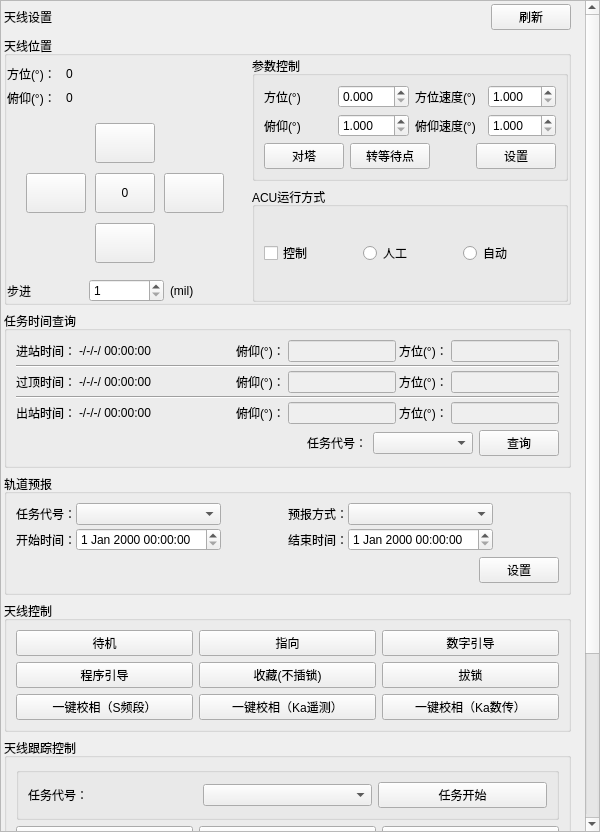
<?xml version="1.0" encoding="UTF-8"?>
<ui version="4.0">
 <class>AntennaControlWidget4426</class>
 <widget class="QWidget" name="AntennaControlWidget4426">
  <property name="geometry">
   <rect>
    <x>0</x>
    <y>0</y>
    <width>600</width>
    <height>832</height>
   </rect>
  </property>
  <property name="minimumSize">
   <size>
    <width>0</width>
    <height>832</height>
   </size>
  </property>
  <property name="maximumSize">
   <size>
    <width>720</width>
    <height>1042</height>
   </size>
  </property>
  <property name="windowTitle">
   <string>Form</string>
  </property>
  <layout class="QVBoxLayout" name="verticalLayout_3">
   <property name="leftMargin">
    <number>0</number>
   </property>
   <property name="topMargin">
    <number>0</number>
   </property>
   <property name="rightMargin">
    <number>0</number>
   </property>
   <property name="bottomMargin">
    <number>0</number>
   </property>
   <item>
    <widget class="QScrollArea" name="scrollArea">
     <property name="minimumSize">
      <size>
       <width>0</width>
       <height>0</height>
      </size>
     </property>
     <property name="horizontalScrollBarPolicy">
      <enum>Qt::ScrollBarAlwaysOff</enum>
     </property>
     <property name="widgetResizable">
      <bool>true</bool>
     </property>
     <widget class="QWidget" name="scrollAreaWidgetContents">
      <property name="geometry">
       <rect>
        <x>0</x>
        <y>-31</y>
        <width>600</width>
        <height>1042</height>
       </rect>
      </property>
      <property name="minimumSize">
       <size>
        <width>600</width>
        <height>1042</height>
       </size>
      </property>
      <property name="maximumSize">
       <size>
        <width>16777215</width>
        <height>16777215</height>
       </size>
      </property>
      <layout class="QVBoxLayout" name="verticalLayout_6">
       <property name="spacing">
        <number>6</number>
       </property>
       <property name="leftMargin">
        <number>3</number>
       </property>
       <property name="topMargin">
        <number>3</number>
       </property>
       <property name="rightMargin">
        <number>30</number>
       </property>
       <property name="bottomMargin">
        <number>6</number>
       </property>
       <item>
        <layout class="QHBoxLayout" name="horizontalLayout_7">
         <item>
          <widget class="QLabel" name="label_title">
           <property name="text">
            <string>天线设置</string>
           </property>
          </widget>
         </item>
         <item>
          <widget class="QLabel" name="statusLabel">
           <property name="text">
            <string/>
           </property>
          </widget>
         </item>
         <item>
          <spacer name="horizontalSpacer_3">
           <property name="orientation">
            <enum>Qt::Horizontal</enum>
           </property>
           <property name="sizeHint" stdset="0">
            <size>
             <width>40</width>
             <height>20</height>
            </size>
           </property>
          </spacer>
         </item>
         <item>
          <widget class="QPushButton" name="soltButton">
           <property name="text">
            <string>刷新</string>
           </property>
          </widget>
         </item>
        </layout>
       </item>
       <item>
        <widget class="QGroupBox" name="groupBox">
         <property name="maximumSize">
          <size>
           <width>16777215</width>
           <height>400</height>
          </size>
         </property>
         <property name="title">
          <string>天线位置</string>
         </property>
         <layout class="QHBoxLayout" name="horizontalLayout_4">
          <property name="leftMargin">
           <number>0</number>
          </property>
          <property name="topMargin">
           <number>0</number>
          </property>
          <property name="rightMargin">
           <number>0</number>
          </property>
          <property name="bottomMargin">
           <number>0</number>
          </property>
          <item>
           <layout class="QHBoxLayout" name="horizontalLayout_2">
            <item>
             <layout class="QVBoxLayout" name="verticalLayout_2">
              <item>
               <layout class="QGridLayout" name="gridLayout_2" columnstretch="0,1">
                <property name="leftMargin">
                 <number>0</number>
                </property>
                <property name="topMargin">
                 <number>9</number>
                </property>
                <property name="horizontalSpacing">
                 <number>10</number>
                </property>
                <item row="0" column="1">
                 <widget class="QLabel" name="acuAzimuthLab">
                  <property name="font">
                   <font>
                    <pointsize>9</pointsize>
                   </font>
                  </property>
                  <property name="text">
                   <string>0</string>
                  </property>
                  <property name="alignment">
                   <set>Qt::AlignLeading|Qt::AlignLeft|Qt::AlignVCenter</set>
                  </property>
                 </widget>
                </item>
                <item row="1" column="0">
                 <widget class="QLabel" name="label_2">
                  <property name="font">
                   <font>
                    <pointsize>9</pointsize>
                   </font>
                  </property>
                  <property name="text">
                   <string>俯仰(°)：</string>
                  </property>
                 </widget>
                </item>
                <item row="0" column="0">
                 <widget class="QLabel" name="label">
                  <property name="font">
                   <font>
                    <pointsize>9</pointsize>
                   </font>
                  </property>
                  <property name="text">
                   <string>方位(°)：</string>
                  </property>
                 </widget>
                </item>
                <item row="1" column="1">
                 <widget class="QLabel" name="acuPitchLab">
                  <property name="font">
                   <font>
                    <pointsize>9</pointsize>
                   </font>
                  </property>
                  <property name="text">
                   <string>0</string>
                  </property>
                  <property name="alignment">
                   <set>Qt::AlignLeading|Qt::AlignLeft|Qt::AlignVCenter</set>
                  </property>
                 </widget>
                </item>
               </layout>
              </item>
              <item>
               <widget class="QWidget" name="widget" native="true">
                <layout class="QGridLayout" name="gridLayout" rowstretch="1,1,1" columnstretch="1,1,1" rowminimumheight="50,50,50" columnminimumwidth="50,50,50">
                 <property name="leftMargin">
                  <number>10</number>
                 </property>
                 <property name="topMargin">
                  <number>5</number>
                 </property>
                 <property name="rightMargin">
                  <number>10</number>
                 </property>
                 <property name="bottomMargin">
                  <number>5</number>
                 </property>
                 <property name="spacing">
                  <number>0</number>
                 </property>
                 <item row="0" column="1">
                  <widget class="QPushButton" name="arrowTopBtn">
                   <property name="sizePolicy">
                    <sizepolicy hsizetype="Expanding" vsizetype="Expanding">
                     <horstretch>0</horstretch>
                     <verstretch>0</verstretch>
                    </sizepolicy>
                   </property>
                   <property name="maximumSize">
                    <size>
                     <width>60</width>
                     <height>40</height>
                    </size>
                   </property>
                   <property name="text">
                    <string/>
                   </property>
                  </widget>
                 </item>
                 <item row="1" column="0">
                  <widget class="QPushButton" name="arrowLeftBtn">
                   <property name="sizePolicy">
                    <sizepolicy hsizetype="Expanding" vsizetype="Expanding">
                     <horstretch>0</horstretch>
                     <verstretch>0</verstretch>
                    </sizepolicy>
                   </property>
                   <property name="maximumSize">
                    <size>
                     <width>60</width>
                     <height>40</height>
                    </size>
                   </property>
                   <property name="text">
                    <string/>
                   </property>
                  </widget>
                 </item>
                 <item row="1" column="2">
                  <widget class="QPushButton" name="arrowRightBtn">
                   <property name="enabled">
                    <bool>true</bool>
                   </property>
                   <property name="sizePolicy">
                    <sizepolicy hsizetype="Expanding" vsizetype="Expanding">
                     <horstretch>162</horstretch>
                     <verstretch>97</verstretch>
                    </sizepolicy>
                   </property>
                   <property name="maximumSize">
                    <size>
                     <width>60</width>
                     <height>40</height>
                    </size>
                   </property>
                   <property name="text">
                    <string/>
                   </property>
                  </widget>
                 </item>
                 <item row="2" column="1">
                  <widget class="QPushButton" name="arrowBottomBtn">
                   <property name="sizePolicy">
                    <sizepolicy hsizetype="Expanding" vsizetype="Expanding">
                     <horstretch>0</horstretch>
                     <verstretch>0</verstretch>
                    </sizepolicy>
                   </property>
                   <property name="maximumSize">
                    <size>
                     <width>60</width>
                     <height>40</height>
                    </size>
                   </property>
                   <property name="text">
                    <string/>
                   </property>
                  </widget>
                 </item>
                 <item row="1" column="1">
                  <widget class="QPushButton" name="zero">
                   <property name="sizePolicy">
                    <sizepolicy hsizetype="Expanding" vsizetype="Expanding">
                     <horstretch>0</horstretch>
                     <verstretch>0</verstretch>
                    </sizepolicy>
                   </property>
                   <property name="maximumSize">
                    <size>
                     <width>60</width>
                     <height>40</height>
                    </size>
                   </property>
                   <property name="text">
                    <string>0</string>
                   </property>
                  </widget>
                 </item>
                </layout>
               </widget>
              </item>
              <item>
               <layout class="QHBoxLayout" name="horizontalLayout">
                <item>
                 <widget class="QLabel" name="label_7">
                  <property name="text">
                   <string>步进</string>
                  </property>
                 </widget>
                </item>
                <item>
                 <widget class="QDoubleSpinBox" name="stepSpinBox">
                  <property name="decimals">
                   <number>0</number>
                  </property>
                  <property name="minimum">
                   <double>1.000000000000000</double>
                  </property>
                  <property name="maximum">
                   <double>100.000000000000000</double>
                  </property>
                  <property name="singleStep">
                   <double>1.000000000000000</double>
                  </property>
                  <property name="value">
                   <double>1.000000000000000</double>
                  </property>
                 </widget>
                </item>
                <item>
                 <widget class="QLabel" name="label_8">
                  <property name="text">
                   <string>(mil)</string>
                  </property>
                 </widget>
                </item>
               </layout>
              </item>
             </layout>
            </item>
            <item>
             <layout class="QVBoxLayout" name="verticalLayout">
              <item>
               <widget class="QGroupBox" name="groupBox_2">
                <property name="minimumSize">
                 <size>
                  <width>0</width>
                  <height>0</height>
                 </size>
                </property>
                <property name="maximumSize">
                 <size>
                  <width>16777215</width>
                  <height>200</height>
                 </size>
                </property>
                <property name="title">
                 <string>参数控制</string>
                </property>
                <layout class="QGridLayout" name="gridLayout_3">
                 <item row="0" column="0">
                  <widget class="QLabel" name="label_3">
                   <property name="text">
                    <string>方位(°)</string>
                   </property>
                  </widget>
                 </item>
                 <item row="0" column="1">
                  <widget class="QDoubleSpinBox" name="acuAzimuthEdit">
                   <property name="decimals">
                    <number>3</number>
                   </property>
                   <property name="maximum">
                    <double>359.000000000000000</double>
                   </property>
                  </widget>
                 </item>
                 <item row="0" column="2">
                  <widget class="QLabel" name="label_5">
                   <property name="text">
                    <string>方位速度(°)</string>
                   </property>
                  </widget>
                 </item>
                 <item row="0" column="3">
                  <widget class="QDoubleSpinBox" name="acuAzimuthSpeedEdit">
                   <property name="decimals">
                    <number>3</number>
                   </property>
                   <property name="minimum">
                    <double>1.000000000000000</double>
                   </property>
                   <property name="maximum">
                    <double>3.000000000000000</double>
                   </property>
                  </widget>
                 </item>
                 <item row="1" column="0">
                  <widget class="QLabel" name="label_4">
                   <property name="text">
                    <string>俯仰(°)</string>
                   </property>
                  </widget>
                 </item>
                 <item row="1" column="1">
                  <widget class="QDoubleSpinBox" name="acuPitchEdit">
                   <property name="decimals">
                    <number>3</number>
                   </property>
                   <property name="minimum">
                    <double>1.000000000000000</double>
                   </property>
                   <property name="maximum">
                    <double>99.000000000000000</double>
                   </property>
                  </widget>
                 </item>
                 <item row="1" column="2">
                  <widget class="QLabel" name="label_6">
                   <property name="text">
                    <string>俯仰速度(°)</string>
                   </property>
                  </widget>
                 </item>
                 <item row="1" column="3">
                  <widget class="QDoubleSpinBox" name="acuPitchSpeedEdit">
                   <property name="decimals">
                    <number>3</number>
                   </property>
                   <property name="minimum">
                    <double>1.000000000000000</double>
                   </property>
                   <property name="maximum">
                    <double>3.000000000000000</double>
                   </property>
                  </widget>
                 </item>
                 <item row="2" column="0" colspan="4">
                  <layout class="QHBoxLayout" name="horizontalLayout_3">
                   <item>
                    <widget class="QPushButton" name="tower">
                     <property name="text">
                      <string>对塔</string>
                     </property>
                    </widget>
                   </item>
                   <item>
                    <widget class="QPushButton" name="waitPoint">
                     <property name="text">
                      <string>转等待点</string>
                     </property>
                    </widget>
                   </item>
                   <item>
                    <spacer name="horizontalSpacer">
                     <property name="orientation">
                      <enum>Qt::Horizontal</enum>
                     </property>
                     <property name="sizeHint" stdset="0">
                      <size>
                       <width>40</width>
                       <height>20</height>
                      </size>
                     </property>
                    </spacer>
                   </item>
                   <item>
                    <widget class="QPushButton" name="setupBtn">
                     <property name="text">
                      <string>设置</string>
                     </property>
                    </widget>
                   </item>
                  </layout>
                 </item>
                </layout>
               </widget>
              </item>
              <item>
               <widget class="QGroupBox" name="groupBox_3">
                <property name="title">
                 <string>ACU运行方式</string>
                </property>
                <layout class="QHBoxLayout" name="horizontalLayout_5">
                 <item>
                  <widget class="QCheckBox" name="acuRunModeCheckBox">
                   <property name="text">
                    <string>控制</string>
                   </property>
                  </widget>
                 </item>
                 <item>
                  <widget class="QRadioButton" name="manualRadioBtn">
                   <property name="text">
                    <string>人工</string>
                   </property>
                  </widget>
                 </item>
                 <item>
                  <widget class="QRadioButton" name="autoRadiobtn">
                   <property name="text">
                    <string>自动</string>
                   </property>
                  </widget>
                 </item>
                </layout>
               </widget>
              </item>
             </layout>
            </item>
           </layout>
          </item>
         </layout>
        </widget>
       </item>
       <item>
        <widget class="QGroupBox" name="groupBox_6">
         <property name="title">
          <string>任务时间查询</string>
         </property>
         <layout class="QVBoxLayout" name="verticalLayout_5">
          <item>
           <layout class="QVBoxLayout" name="verticalLayout_4">
            <property name="spacing">
             <number>3</number>
            </property>
            <item>
             <layout class="QHBoxLayout" name="horizontalLayout_19">
              <item>
               <layout class="QHBoxLayout" name="horizontalLayout_6">
                <item>
                 <widget class="QLabel" name="label_9">
                  <property name="text">
                   <string>进站时间：</string>
                  </property>
                 </widget>
                </item>
                <item>
                 <widget class="QLabel" name="inStationTimeLab">
                  <property name="text">
                   <string>-/-/-/ 00:00:00</string>
                  </property>
                 </widget>
                </item>
               </layout>
              </item>
              <item>
               <spacer name="horizontalSpacer_5">
                <property name="orientation">
                 <enum>Qt::Horizontal</enum>
                </property>
                <property name="sizeHint" stdset="0">
                 <size>
                  <width>40</width>
                  <height>20</height>
                 </size>
                </property>
               </spacer>
              </item>
              <item>
               <widget class="QLabel" name="label_13">
                <property name="text">
                 <string>俯仰(°)：</string>
                </property>
               </widget>
              </item>
              <item>
               <widget class="QLineEdit" name="inStationPitchEdit">
                <property name="enabled">
                 <bool>false</bool>
                </property>
                <property name="minimumSize">
                 <size>
                  <width>60</width>
                  <height>0</height>
                 </size>
                </property>
                <property name="maximumSize">
                 <size>
                  <width>120</width>
                  <height>16777215</height>
                 </size>
                </property>
               </widget>
              </item>
              <item>
               <widget class="QLabel" name="label_12">
                <property name="text">
                 <string>方位(°)：</string>
                </property>
               </widget>
              </item>
              <item>
               <widget class="QLineEdit" name="inStationAzimuthEdit">
                <property name="enabled">
                 <bool>false</bool>
                </property>
                <property name="minimumSize">
                 <size>
                  <width>60</width>
                  <height>0</height>
                 </size>
                </property>
                <property name="maximumSize">
                 <size>
                  <width>120</width>
                  <height>16777215</height>
                 </size>
                </property>
               </widget>
              </item>
             </layout>
            </item>
            <item>
             <widget class="Line" name="line">
              <property name="orientation">
               <enum>Qt::Horizontal</enum>
              </property>
             </widget>
            </item>
            <item>
             <layout class="QHBoxLayout" name="horizontalLayout_18">
              <item>
               <layout class="QHBoxLayout" name="horizontalLayout_10">
                <item>
                 <widget class="QLabel" name="label_10">
                  <property name="text">
                   <string>过顶时间：</string>
                  </property>
                 </widget>
                </item>
                <item>
                 <widget class="QLabel" name="overTopTimeLab">
                  <property name="text">
                   <string>-/-/-/ 00:00:00</string>
                  </property>
                 </widget>
                </item>
               </layout>
              </item>
              <item>
               <spacer name="horizontalSpacer_7">
                <property name="orientation">
                 <enum>Qt::Horizontal</enum>
                </property>
                <property name="sizeHint" stdset="0">
                 <size>
                  <width>40</width>
                  <height>20</height>
                 </size>
                </property>
               </spacer>
              </item>
              <item>
               <widget class="QLabel" name="label_15">
                <property name="text">
                 <string>俯仰(°)：</string>
                </property>
               </widget>
              </item>
              <item>
               <widget class="QLineEdit" name="overTopPitchEdit">
                <property name="enabled">
                 <bool>false</bool>
                </property>
                <property name="minimumSize">
                 <size>
                  <width>60</width>
                  <height>0</height>
                 </size>
                </property>
                <property name="maximumSize">
                 <size>
                  <width>120</width>
                  <height>16777215</height>
                 </size>
                </property>
               </widget>
              </item>
              <item>
               <widget class="QLabel" name="label_14">
                <property name="text">
                 <string>方位(°)：</string>
                </property>
               </widget>
              </item>
              <item>
               <widget class="QLineEdit" name="overTopAzimuthEdit">
                <property name="enabled">
                 <bool>false</bool>
                </property>
                <property name="minimumSize">
                 <size>
                  <width>60</width>
                  <height>0</height>
                 </size>
                </property>
                <property name="maximumSize">
                 <size>
                  <width>120</width>
                  <height>16777215</height>
                 </size>
                </property>
               </widget>
              </item>
             </layout>
            </item>
            <item>
             <widget class="Line" name="line_2">
              <property name="orientation">
               <enum>Qt::Horizontal</enum>
              </property>
             </widget>
            </item>
            <item>
             <layout class="QHBoxLayout" name="horizontalLayout_20">
              <item>
               <layout class="QHBoxLayout" name="horizontalLayout_11">
                <item>
                 <widget class="QLabel" name="label_11">
                  <property name="text">
                   <string>出站时间：</string>
                  </property>
                 </widget>
                </item>
                <item>
                 <widget class="QLabel" name="outStationTimeLab">
                  <property name="text">
                   <string>-/-/-/ 00:00:00</string>
                  </property>
                 </widget>
                </item>
               </layout>
              </item>
              <item>
               <spacer name="horizontalSpacer_9">
                <property name="orientation">
                 <enum>Qt::Horizontal</enum>
                </property>
                <property name="sizeHint" stdset="0">
                 <size>
                  <width>40</width>
                  <height>20</height>
                 </size>
                </property>
               </spacer>
              </item>
              <item>
               <widget class="QLabel" name="label_17">
                <property name="text">
                 <string>俯仰(°)：</string>
                </property>
               </widget>
              </item>
              <item>
               <widget class="QLineEdit" name="outStationPitchEdit">
                <property name="enabled">
                 <bool>false</bool>
                </property>
                <property name="minimumSize">
                 <size>
                  <width>60</width>
                  <height>0</height>
                 </size>
                </property>
                <property name="maximumSize">
                 <size>
                  <width>120</width>
                  <height>16777215</height>
                 </size>
                </property>
               </widget>
              </item>
              <item>
               <widget class="QLabel" name="label_16">
                <property name="text">
                 <string>方位(°)：</string>
                </property>
               </widget>
              </item>
              <item>
               <widget class="QLineEdit" name="outStationAzimuthEdit">
                <property name="enabled">
                 <bool>false</bool>
                </property>
                <property name="minimumSize">
                 <size>
                  <width>60</width>
                  <height>0</height>
                 </size>
                </property>
                <property name="maximumSize">
                 <size>
                  <width>120</width>
                  <height>16777215</height>
                 </size>
                </property>
               </widget>
              </item>
             </layout>
            </item>
           </layout>
          </item>
          <item>
           <layout class="QHBoxLayout" name="horizontalLayout_8">
            <item>
             <widget class="QLabel" name="taskTimeQueryResult">
              <property name="text">
               <string/>
              </property>
             </widget>
            </item>
            <item>
             <spacer name="horizontalSpacer_2">
              <property name="orientation">
               <enum>Qt::Horizontal</enum>
              </property>
              <property name="sizeHint" stdset="0">
               <size>
                <width>40</width>
                <height>20</height>
               </size>
              </property>
             </spacer>
            </item>
            <item>
             <widget class="QLabel" name="label_18">
              <property name="text">
               <string>任务代号：</string>
              </property>
             </widget>
            </item>
            <item>
             <widget class="QComboBox" name="comboBox_1">
              <property name="minimumSize">
               <size>
                <width>100</width>
                <height>0</height>
               </size>
              </property>
              <property name="editable">
               <bool>false</bool>
              </property>
             </widget>
            </item>
            <item>
             <widget class="QPushButton" name="searchBtn">
              <property name="text">
               <string>查询</string>
              </property>
             </widget>
            </item>
           </layout>
          </item>
         </layout>
        </widget>
       </item>
       <item>
        <widget class="QGroupBox" name="groupBox_7">
         <property name="title">
          <string>轨道预报</string>
         </property>
         <layout class="QVBoxLayout" name="verticalLayout_7">
          <item>
           <layout class="QGridLayout" name="gridLayout_8">
            <property name="horizontalSpacing">
             <number>0</number>
            </property>
            <property name="verticalSpacing">
             <number>3</number>
            </property>
            <item row="0" column="0">
             <widget class="QLabel" name="label_19">
              <property name="sizePolicy">
               <sizepolicy hsizetype="Preferred" vsizetype="Preferred">
                <horstretch>0</horstretch>
                <verstretch>0</verstretch>
               </sizepolicy>
              </property>
              <property name="text">
               <string>任务代号：</string>
              </property>
             </widget>
            </item>
            <item row="0" column="2">
             <spacer name="horizontalSpacer_11">
              <property name="orientation">
               <enum>Qt::Horizontal</enum>
              </property>
              <property name="sizeHint" stdset="0">
               <size>
                <width>40</width>
                <height>20</height>
               </size>
              </property>
             </spacer>
            </item>
            <item row="1" column="0">
             <widget class="QLabel" name="label_20">
              <property name="text">
               <string>开始时间：</string>
              </property>
             </widget>
            </item>
            <item row="0" column="4">
             <widget class="QComboBox" name="predictionComBox"/>
            </item>
            <item row="1" column="3">
             <widget class="QLabel" name="label_22">
              <property name="text">
               <string>结束时间：</string>
              </property>
             </widget>
            </item>
            <item row="1" column="1">
             <widget class="QDateTimeEdit" name="gdybStartDateTimeEdit">
              <property name="sizePolicy">
               <sizepolicy hsizetype="Preferred" vsizetype="Fixed">
                <horstretch>0</horstretch>
                <verstretch>0</verstretch>
               </sizepolicy>
              </property>
             </widget>
            </item>
            <item row="0" column="3">
             <widget class="QLabel" name="label_21">
              <property name="text">
               <string>预报方式：</string>
              </property>
             </widget>
            </item>
            <item row="1" column="4">
             <widget class="QDateTimeEdit" name="gdybEndDateTimeEdit">
              <property name="sizePolicy">
               <sizepolicy hsizetype="Preferred" vsizetype="Fixed">
                <horstretch>0</horstretch>
                <verstretch>0</verstretch>
               </sizepolicy>
              </property>
             </widget>
            </item>
            <item row="0" column="5">
             <spacer name="horizontalSpacer_12">
              <property name="orientation">
               <enum>Qt::Horizontal</enum>
              </property>
              <property name="sizeHint" stdset="0">
               <size>
                <width>40</width>
                <height>20</height>
               </size>
              </property>
             </spacer>
            </item>
            <item row="0" column="1">
             <widget class="QComboBox" name="gdybTaskIdentCbx"/>
            </item>
           </layout>
          </item>
          <item>
           <layout class="QHBoxLayout" name="horizontalLayout_9">
            <item>
             <spacer name="horizontalSpacer_4">
              <property name="orientation">
               <enum>Qt::Horizontal</enum>
              </property>
              <property name="sizeHint" stdset="0">
               <size>
                <width>40</width>
                <height>20</height>
               </size>
              </property>
             </spacer>
            </item>
            <item>
             <widget class="QPushButton" name="gdybSetBtn">
              <property name="text">
               <string>设置</string>
              </property>
             </widget>
            </item>
           </layout>
          </item>
         </layout>
        </widget>
       </item>
       <item>
        <widget class="QGroupBox" name="groupBox_4">
         <property name="title">
          <string>天线控制</string>
         </property>
         <layout class="QGridLayout" name="gridLayout_4">
          <item row="4" column="0">
           <widget class="QPushButton" name="oneKeyXXSBtn">
            <property name="text">
             <string>一键校相（S频段）</string>
            </property>
           </widget>
          </item>
          <item row="1" column="0">
           <widget class="QPushButton" name="programLeadBtn">
            <property name="text">
             <string>程序引导</string>
            </property>
           </widget>
          </item>
          <item row="0" column="0">
           <widget class="QPushButton" name="standbyBtn">
            <property name="text">
             <string>待机</string>
            </property>
           </widget>
          </item>
          <item row="4" column="1">
           <widget class="QPushButton" name="oneKeyXXKaYcBtn">
            <property name="text">
             <string>一键校相（Ka遥测）</string>
            </property>
           </widget>
          </item>
          <item row="0" column="1">
           <widget class="QPushButton" name="pointBtn">
            <property name="text">
             <string>指向</string>
            </property>
           </widget>
          </item>
          <item row="1" column="2">
           <widget class="QPushButton" name="unlockBtn">
            <property name="text">
             <string>拔锁</string>
            </property>
           </widget>
          </item>
          <item row="4" column="2">
           <widget class="QPushButton" name="oneKeyXXKaScBtn">
            <property name="text">
             <string>一键校相（Ka数传）</string>
            </property>
           </widget>
          </item>
          <item row="0" column="2">
           <widget class="QPushButton" name="numberLeadBtn">
            <property name="text">
             <string>数字引导</string>
            </property>
           </widget>
          </item>
          <item row="1" column="1">
           <widget class="QPushButton" name="collectionBtn">
            <property name="text">
             <string>收藏(不插锁)</string>
            </property>
           </widget>
          </item>
         </layout>
        </widget>
       </item>
       <item>
        <widget class="QGroupBox" name="groupBox_5">
         <property name="title">
          <string>天线跟踪控制</string>
         </property>
         <layout class="QVBoxLayout" name="verticalLayout_8">
          <item>
           <widget class="QGroupBox" name="groupBox_8">
            <property name="title">
             <string/>
            </property>
            <layout class="QHBoxLayout" name="horizontalLayout_12">
             <item>
              <widget class="QLabel" name="label_23">
               <property name="text">
                <string>任务代号：</string>
               </property>
              </widget>
             </item>
             <item>
              <widget class="QComboBox" name="comboBox_2"/>
             </item>
             <item>
              <widget class="QPushButton" name="taskStartBtn">
               <property name="text">
                <string>任务开始</string>
               </property>
              </widget>
             </item>
            </layout>
           </widget>
          </item>
          <item>
           <layout class="QHBoxLayout" name="horizontalLayout_14">
            <item>
             <widget class="QPushButton" name="sTrackBtn">
              <property name="text">
               <string>S跟踪</string>
              </property>
             </widget>
            </item>
            <item>
             <widget class="QPushButton" name="kaYCBtn">
              <property name="text">
               <string>Ka遥测跟踪</string>
              </property>
             </widget>
            </item>
            <item>
             <widget class="QPushButton" name="kaDataTransTrackBtn">
              <property name="text">
               <string>Ka数传跟踪</string>
              </property>
             </widget>
            </item>
           </layout>
          </item>
         </layout>
        </widget>
       </item>
       <item>
        <widget class="QGroupBox" name="groupBox_9">
         <property name="minimumSize">
          <size>
           <width>0</width>
           <height>0</height>
          </size>
         </property>
         <property name="maximumSize">
          <size>
           <width>16777215</width>
           <height>16777215</height>
          </size>
         </property>
         <property name="title">
          <string>跟踪基带角误差切换命令</string>
         </property>
         <layout class="QGridLayout" name="gridLayout_5">
          <item row="1" column="0">
           <layout class="QHBoxLayout" name="horizontalLayout_17">
            <item>
             <spacer name="horizontalSpacer_6">
              <property name="orientation">
               <enum>Qt::Horizontal</enum>
              </property>
              <property name="sizeHint" stdset="0">
               <size>
                <width>40</width>
                <height>20</height>
               </size>
              </property>
             </spacer>
            </item>
            <item>
             <widget class="QPushButton" name="jwcSetBtn">
              <property name="text">
               <string>设置</string>
              </property>
             </widget>
            </item>
           </layout>
          </item>
          <item row="0" column="0">
           <layout class="QHBoxLayout" name="horizontalLayout_13">
            <item>
             <widget class="QLabel" name="label_24">
              <property name="text">
               <string>S测控:</string>
              </property>
             </widget>
            </item>
            <item>
             <widget class="QComboBox" name="aBaseChooseCombx"/>
            </item>
            <item>
             <widget class="QLabel" name="label_25">
              <property name="text">
               <string>Ka遥测:</string>
              </property>
             </widget>
            </item>
            <item>
             <widget class="QComboBox" name="bBaseChooseCombx"/>
            </item>
            <item>
             <widget class="QLabel" name="label_26">
              <property name="text">
               <string>Ka数传:</string>
              </property>
             </widget>
            </item>
            <item>
             <widget class="QComboBox" name="cBaseChooseCombx"/>
            </item>
           </layout>
          </item>
         </layout>
        </widget>
       </item>
       <item>
        <spacer name="verticalSpacer">
         <property name="orientation">
          <enum>Qt::Vertical</enum>
         </property>
         <property name="sizeHint" stdset="0">
          <size>
           <width>20</width>
           <height>40</height>
          </size>
         </property>
        </spacer>
       </item>
      </layout>
     </widget>
    </widget>
   </item>
  </layout>
 </widget>
 <resources/>
 <connections/>
</ui>
